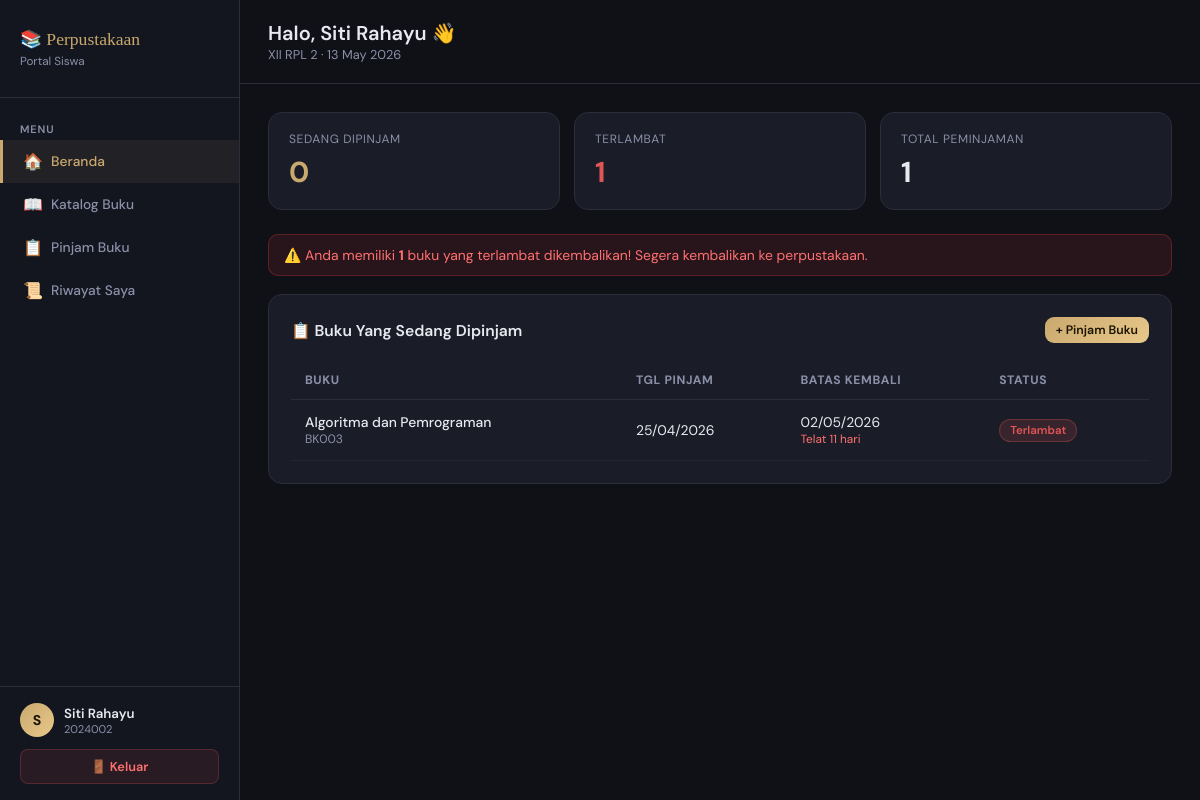
The app's page /peminjaman_buku/user/dashboard.php (signed in) with its own data.
### tables this page shows
CREATE TABLE IF NOT EXISTS anggota (
    id INT AUTO_INCREMENT PRIMARY KEY,
    nis VARCHAR(20) NOT NULL UNIQUE,
    nama VARCHAR(100) NOT NULL,
    kelas VARCHAR(20),
    alamat TEXT,
    telepon VARCHAR(15),
    user_id INT,
    created_at TIMESTAMP DEFAULT CURRENT_TIMESTAMP,
    FOREIGN KEY (user_id) REFERENCES user(id) ON DELETE SET NULL
);

CREATE TABLE IF NOT EXISTS peminjaman (
    id INT AUTO_INCREMENT PRIMARY KEY,
    kode_pinjam VARCHAR(20) NOT NULL UNIQUE,
    anggota_id INT NOT NULL,
    buku_id INT NOT NULL,
    tgl_pinjam DATE NOT NULL,
    tgl_kembali DATE NOT NULL,
    tgl_pengembalian DATE NULL,
    status ENUM('dipinjam','dikembalikan','terlambat') DEFAULT 'dipinjam',
    denda INT DEFAULT 0,
    created_at TIMESTAMP DEFAULT CURRENT_TIMESTAMP,
    FOREIGN KEY (anggota_id) REFERENCES anggota(id),
    FOREIGN KEY (buku_id) REFERENCES buku(id)
);

CREATE TABLE IF NOT EXISTS buku (
    id INT AUTO_INCREMENT PRIMARY KEY,
    kode_buku VARCHAR(20) NOT NULL UNIQUE,
    judul VARCHAR(200) NOT NULL,
    pengarang VARCHAR(100),
    penerbit VARCHAR(100),
    tahun_terbit YEAR,
    kategori VARCHAR(50),
    stok INT DEFAULT 0,
    created_at TIMESTAMP DEFAULT CURRENT_TIMESTAMP
);

### peminjaman_buku/user/dashboard.php (the view, shortened to what this page needs)
<?php
include "../koneksi.php";
include "../includes/navbar_user.php";
$sedang_pinjam  = mysqli_fetch_row(mysqli_query($conn, "SELECT COUNT(*) FROM peminjaman WHERE anggota_id=$anggota_id AND status='dipinjam'"))[0];
$terlambat      = mysqli_fetch_row(mysqli_query($conn, "SELECT COUNT(*) FROM peminjaman WHERE anggota_id=$anggota_id AND status='terlambat'"))[0];
$total_pinjam   = mysqli_fetch_row(mysqli_query($conn, "SELECT COUNT(*) FROM peminjaman WHERE anggota_id=$anggota_id"))[0];
$aktif = mysqli_query($conn, "
    SELECT p.*, b.judul, b.pengarang, b.kode_buku
    FROM peminjaman p JOIN buku b ON p.buku_id=b.id
    WHERE p.anggota_id=$anggota_id AND p.status IN ('dipinjam','terlambat')
    ORDER BY p.tgl_kembali ASC
");
?>
<div class="topbar">
    <div>
        <h1>Halo, <?= htmlspecialchars($_SESSION['nama']) ?> 👋</h1>
        <div class="breadcrumb"><?= $anggota_data['kelas'] ?? '' ?> · <?= date('d F Y') ?></div>
    </div>
</div>
<div class="content">
<div class="stat-grid">
    <div class="stat-card">
        <div class="stat-label">Sedang Dipinjam</div>
        <div class="stat-value" style="color:var(--gold);"><?= $sedang_pinjam ?></div>
    </div>
    <div class="stat-card">
        <div class="stat-label">Terlambat</div>
        <div class="stat-value" style="color:#e05555;"><?= $terlambat ?></div>
    </div>
    <div class="stat-card">
        <div class="stat-label">Total Peminjaman</div>
        <div class="stat-value"><?= $total_pinjam ?></div>
    </div>
</div>
<?php if($terlambat > 0): ?>
<div class="alert alert-err">⚠️ Anda memiliki <strong><?= $terlambat ?></strong> buku yang terlambat dikembalikan! Segera kembalikan ke perpustakaan.</div>
<?php endif; ?>
<div class="card">
    <div style="display:flex;justify-content:space-between;align-items:center;margin-bottom:18px;">
        <h3 style="font-size:.98rem;font-weight:600;">📋 Buku Yang Sedang Dipinjam</h3>
        <a href="pinjam.php" class="btn btn-primary btn-sm">+ Pinjam Buku</a>
    </div>
    <?php if(mysqli_num_rows($aktif) == 0): ?>
    <div style="text-align:center;padding:40px;color:var(--muted);">
        <div style="font-size:3rem;margin-bottom:12px;">📭</div>
        <div>Belum ada buku yang dipinjam</div>
        <a href="katalog.php" style="color:var(--gold);text-decoration:none;font-size:.88rem;margin-top:8px;display:inline-block;">Lihat katalog buku →</a>
    </div>
    <?php else: ?>
    <table>
        <thead>
            <tr><th>Buku</th><th>Tgl Pinjam</th><th>Batas Kembali</th><th>Status</th></tr>
        </thead>
        <tbody>
            <?php while($row = mysqli_fetch_assoc($aktif)):
                $sisa = (strtotime($row['tgl_kembali']) - time()) / 86400;
            ?>
            <tr>
                <td>
                    <div style="font-weight:500;"><?= htmlspecialchars($row['judul']) ?></div>
                    <div style="font-size:.76rem;color:var(--muted);"><?= $row['kode_buku'] ?></div>
                </td>
                <td><?= date('d/m/Y', strtotime($row['tgl_pinjam'])) ?></td>
                <td>
                    <?= date('d/m/Y', strtotime($row['tgl_kembali'])) ?>
                    <?php if($sisa < 0): ?>
                    <div style="font-size:.74rem;color:#ff7070;">Telat <?= abs((int)$sisa) ?> hari</div>
                    <?php elseif($sisa <= 2): ?>
                    <div style="font-size:.74rem;color:#e0a855;">Sisa <?= (int)$sisa ?> hari</div>
                    <?php endif; ?>
                </td>
                <td>
                    <?php if($row['status']=='terlambat'): ?><span class="badge badge-red">Terlambat</span>
                    <?php else: ?><span class="badge badge-gold">Dipinjam</span><?php endif; ?>
                </td>
            </tr>
            <?php endwhile; ?>
        </tbody>
    </table>
    <?php endif; ?>
</div>
</div>
</div></body></html>

### peminjaman_buku/includes/navbar_user.php (shortened to what this page needs)
<?php
include_once "../koneksi.php";
$user_id = (int)$_SESSION['id'];
$anggota_data = mysqli_fetch_assoc(mysqli_query($conn, "SELECT * FROM anggota WHERE user_id=$user_id"));
$anggota_id   = $anggota_data['id'] ?? 0;
$current = basename($_SERVER['PHP_SELF']);
?>
<!DOCTYPE html>
<html lang="id">
<head>
</head>
<body>
<div class="sidebar">
    <div class="sidebar-logo">
        <div class="logo-text">📚 Perpustakaan</div>
        <div class="logo-sub">Portal Siswa</div>
    </div>
    <nav class="sidebar-nav">
        <div class="nav-section">Menu</div>
        <a href="dashboard.php" class="nav-item <?= $current=='dashboard.php'?'active':'' ?>">
            <span class="icon">🏠</span> Beranda
        </a>
        <a href="katalog.php" class="nav-item <?= $current=='katalog.php'?'active':'' ?>">
            <span class="icon">📖</span> Katalog Buku
        </a>
        <a href="pinjam.php" class="nav-item <?= $current=='pinjam.php'?'active':'' ?>">
            <span class="icon">📋</span> Pinjam Buku
        </a>
        <a href="riwayat.php" class="nav-item <?= $current=='riwayat.php'?'active':'' ?>">
            <span class="icon">📜</span> Riwayat Saya
        </a>
    </nav>
    <div class="sidebar-footer">
        <div class="user-info">
            <div class="user-avatar"><?= strtoupper(substr($_SESSION['nama'], 0, 1)) ?></div>
            <div>
                <div class="user-name"><?= htmlspecialchars($_SESSION['nama']) ?></div>
                <div class="user-level"><?= $anggota_data['nis'] ?? 'Siswa' ?></div>
            </div>
        </div>
        <a href="../logout.php" class="btn-logout">🚪 Keluar</a>
    </div>
</div>
<div class="main">

### peminjaman_buku/includes/navbar_user.php (style rules this page uses)
:root { --bg:#0f1117;--sidebar:#13161f;--card:#1a1d27;--border:#2a2d3a;--gold:#c9a96e;--gold-light:#e8c88a;--text:#e8e8f0;--muted:#8b8fa8;--success:#4dbd74; }
* { margin:0;padding:0;box-sizing:border-box; }
body { font-family:'DM Sans',sans-serif;background:var(--bg);color:var(--text);display:flex;min-height:100vh; }
.sidebar { width:240px;background:var(--sidebar);border-right:1px solid var(--border);display:flex;flex-direction:column;position:fixed;top:0;left:0;height:100vh; }
.sidebar-logo { padding:28px 20px;border-bottom:1px solid var(--border); }
.logo-text { font-family:'Playfair Display',serif;font-size:1.1rem;color:var(--gold);line-height:1.3; }
.logo-sub { font-size:.73rem;color:var(--muted);margin-top:2px; }
.sidebar-nav { flex:1;padding:16px 0; }
.nav-section { padding:8px 20px 4px;font-size:.68rem;font-weight:600;color:var(--muted);text-transform:uppercase;letter-spacing:.08em; }
.nav-item { display:flex;align-items:center;gap:10px;padding:11px 20px;color:var(--muted);text-decoration:none;font-size:.86rem;font-weight:500;transition:all .15s;border-left:3px solid transparent; }
.nav-item.active { color:var(--gold);background:rgba(201,169,110,.08);border-left-color:var(--gold); }
.icon { font-size:1rem;width:18px;text-align:center; }
.sidebar-footer { padding:16px 20px;border-top:1px solid var(--border); }
.user-avatar { width:34px;height:34px;background:linear-gradient(135deg,var(--gold),var(--gold-light));border-radius:50%;display:flex;align-items:center;justify-content:center;font-weight:700;font-size:.88rem;color:#1a1400;flex-shrink:0; }
.user-info { display:flex;align-items:center;gap:10px; }
.user-name { font-size:.83rem;font-weight:600; }
.user-level { font-size:.7rem;color:var(--muted); }
.btn-logout { display:block;margin-top:12px;text-align:center;background:rgba(224,85,85,.1);border:1px solid rgba(224,85,85,.25);color:#ff7070;padding:8px;border-radius:8px;text-decoration:none;font-size:.8rem;font-weight:600;transition:all .2s; }
.main { margin-left:240px;flex:1;display:flex;flex-direction:column; }
.topbar { padding:20px 28px;border-bottom:1px solid var(--border);background:var(--bg);display:flex;align-items:center;justify-content:space-between; }
.topbar h1 { font-size:1.25rem;font-weight:600; }
.topbar .breadcrumb { font-size:.8rem;color:var(--muted); }
.content { padding:28px;flex:1; }
.card { background:var(--card);border:1px solid var(--border);border-radius:14px;padding:22px;margin-bottom:22px; }
.stat-grid { display:grid;grid-template-columns:repeat(3,1fr);gap:14px;margin-bottom:24px; }
.stat-card { background:var(--card);border:1px solid var(--border);border-radius:14px;padding:18px 20px; }
.stat-label { font-size:.75rem;color:var(--muted);text-transform:uppercase;letter-spacing:.05em;margin-bottom:6px; }
.stat-value { font-size:1.8rem;font-weight:700; }
table { width:100%;border-collapse:collapse; }
thead th { text-align:left;padding:11px 14px;font-size:.76rem;color:var(--muted);text-transform:uppercase;letter-spacing:.05em;border-bottom:1px solid var(--border); }
tbody td { padding:13px 14px;font-size:.87rem;border-bottom:1px solid rgba(255,255,255,.04); }
.badge { display:inline-block;padding:3px 10px;border-radius:20px;font-size:.72rem;font-weight:600; }
.badge-red { background:rgba(224,85,85,.15);color:#e05555;border:1px solid rgba(224,85,85,.3); }
.btn { display:inline-block;padding:8px 16px;border-radius:9px;font-size:.83rem;font-weight:600;text-decoration:none;border:none;cursor:pointer;font-family:'DM Sans',sans-serif;transition:all .2s; }
.btn-primary { background:linear-gradient(135deg,var(--gold),var(--gold-light));color:#1a1400; }
.btn-sm { padding:5px 11px;font-size:.77rem; }
.alert { padding:11px 15px;border-radius:10px;font-size:.87rem;margin-bottom:18px; }
.alert-err { background:rgba(220,60,60,.12);border:1px solid rgba(220,60,60,.3);color:#ff7070; }

### records on screen
anggota: nis "2024002", kelas "XII RPL 2"
peminjaman: buku.judul "Algoritma dan Pemrograman", buku.kode_buku "BK003", tgl_pinjam "25/04/2026", tgl_kembali "02/05/2026", status "Terlambat"

### other values on screen
substr($_SESSION['nama'], 0, 1) "S"
$_SESSION['nama'] "Siti Rahayu"
$sedang_pinjam "0"
$terlambat "1"
$total_pinjam "1"
